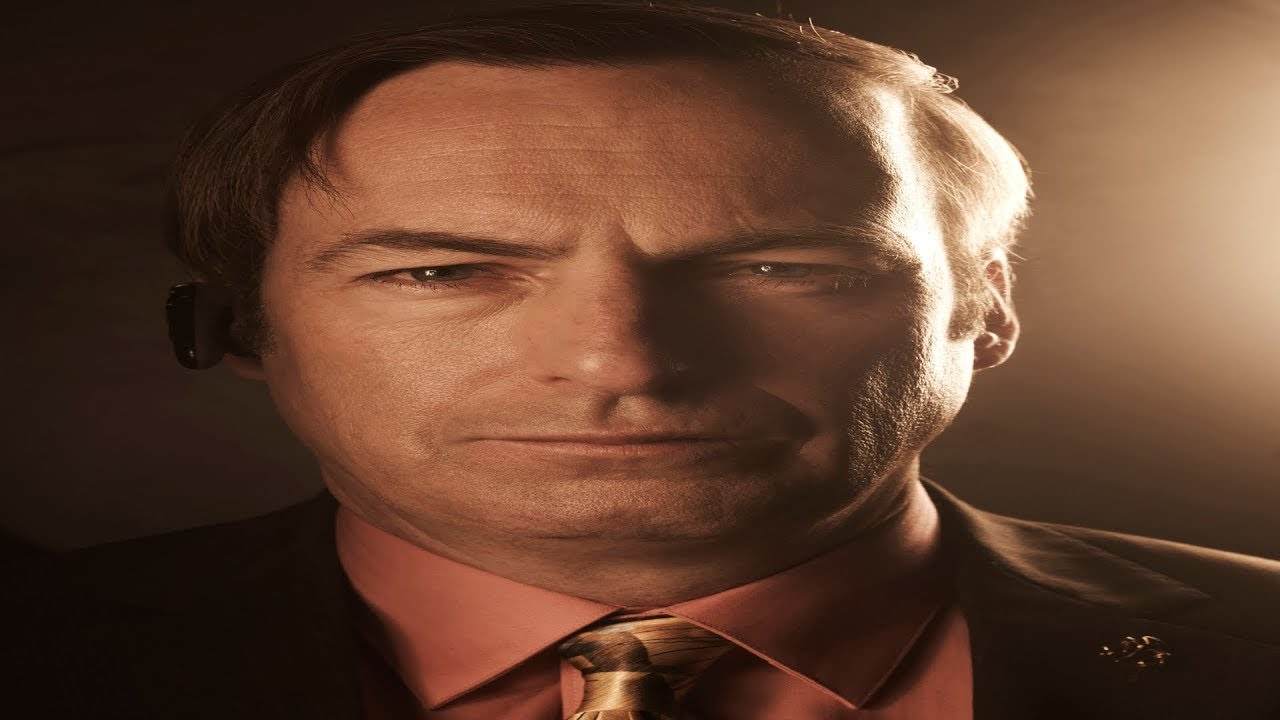
#> input picture lab7_numpy/maxresdefault.jpg, 1280 x 720 px
$ python 11.py
#> lines starting #> are read from the running program, lines starting #| are printed output that depends on the picture
import numpy as np
from PIL import Image


def bw_convert(path):
#> called with path = 'maxresdefault.jpg'
    image = np.asarray(Image.open(path), dtype='uint8')
#> image is the input picture: shape (720, 1280, 3); mean R, G, B 98, 64.8, 46.9
    x, y, z = image.shape
#> x = 720; y = 1280; z = 3
    bw = np.array([[[0.2989, 0.587, 0.114]]])
    image2 = np.round(np.sum(image * bw, axis=2)).astype(np.uint8).reshape(x, y)
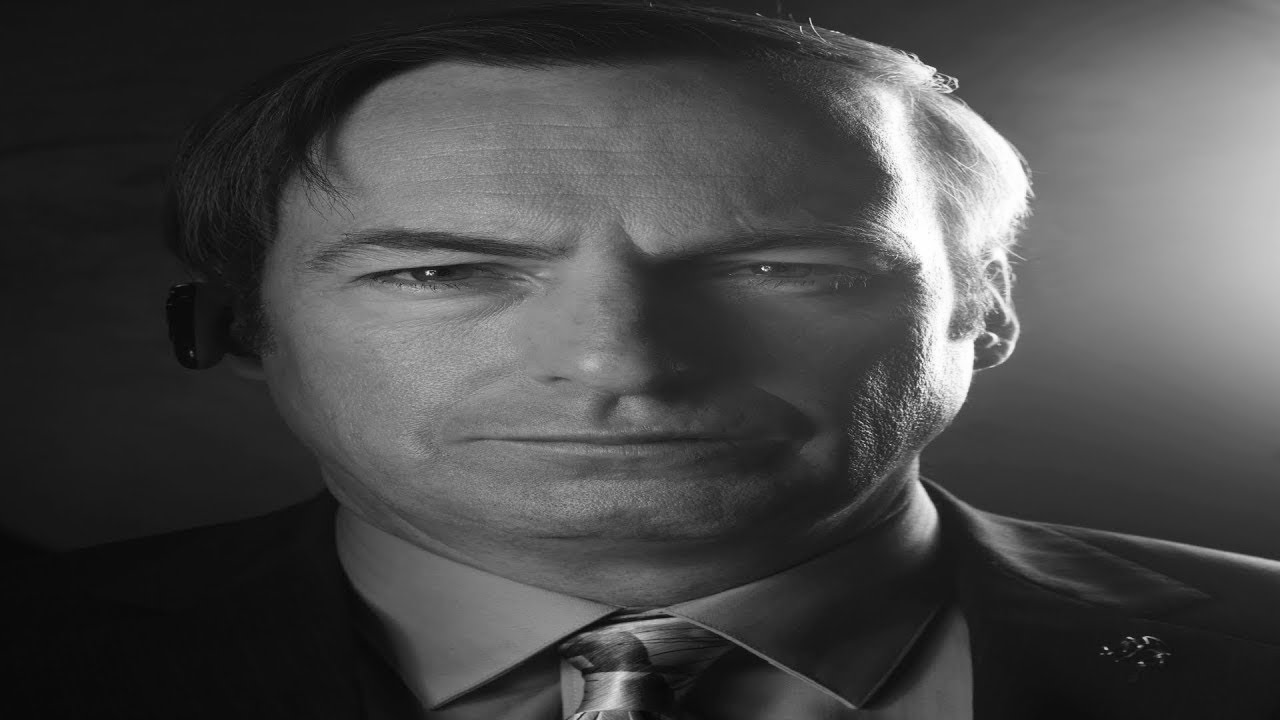
#> image2: shape (720, 1280); min 3, max 255, mean 72.7
    Image.fromarray(image2).save('123123.jpg')


bw_convert('maxresdefault.jpg')
